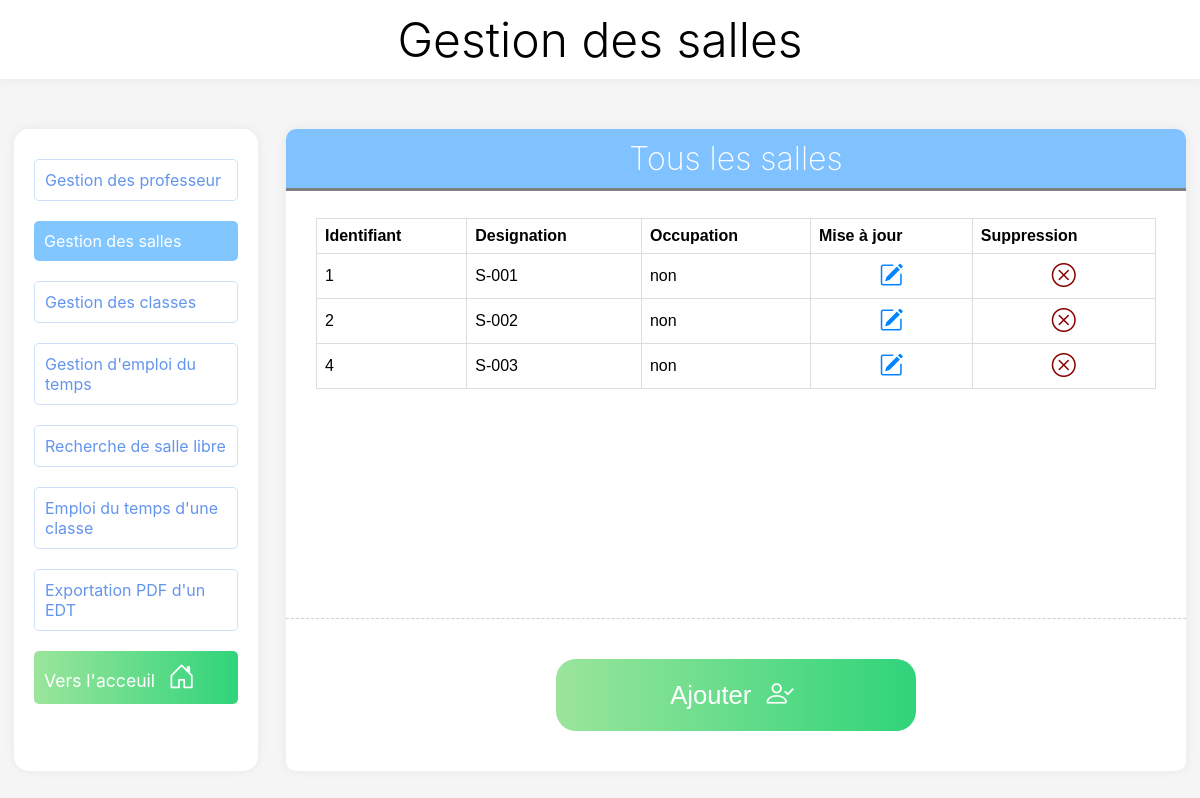
Page /view/salle/all.php on the committed database.
### tables this page shows
CREATE TABLE IF NOT EXISTS `salle` (
  `idsalle` int NOT NULL AUTO_INCREMENT,
  `design` varchar(20) NOT NULL,
  `occupation` varchar(10) NOT NULL DEFAULT 'non',
  PRIMARY KEY (`idsalle`)
);

### controller/SalleCrud/read.php (the view, shortened to what this page needs)
<?php
    require("connect.php");
    $sql = "SELECT * FROM salle";
    if ($res = $con->query($sql)) {
        if ($res->num_rows > 0) {
            while ($row = $res->fetch_assoc()) {
            ?>
            <tr>
            <td><?= $row["idsalle"]; ?></td>
                <td><?= $row["design"]; ?></td>
                <td><?= $row["occupation"]; ?></td>
                <td>
                    <a class="delete" href="update.php?id=<?=$row['idsalle']; ?>">
                        <div class="icon">
                            <i class="bi blue-icon bi-pencil-square"></i>
                        </div>
                    </a>
                </td>
                <td>
                    <a class="update" href="../../controller/SalleCrud/delete.php?id=<?=$row['idsalle']; ?>">
                        <div class="icon">
                            <i class="bi red-icon bi-x-circle"></i>
                        </div>
                    </a>
                </td>
            </tr>
            <?php
            }
        }
    } else {
        die($con->error);
    }
?>

### assets/css/side.css (style rules this page uses)
body { padding: 0; margin: 0; background-color: rgb(245, 245, 245); }

### assets/css/professeur.css (style rules this page uses)
.icon { background-color: var(--bs-light); border-radius: .25rem; text-align: center; }
.bi { margin: .5rem; font-size: 1.5rem; }
td, th { border: 1px solid #dddddd; text-align: left; padding: 8px; }
.blue-icon { color: rgb(0, 132, 255); }
.red-icon { color: rgb(133, 1, 1); }

### rows in the picture
salle: idsalle "1", design "S-001", occupation "non"
salle: idsalle "2", design "S-002", occupation "non"
salle: idsalle "4", design "S-003", occupation "non"
